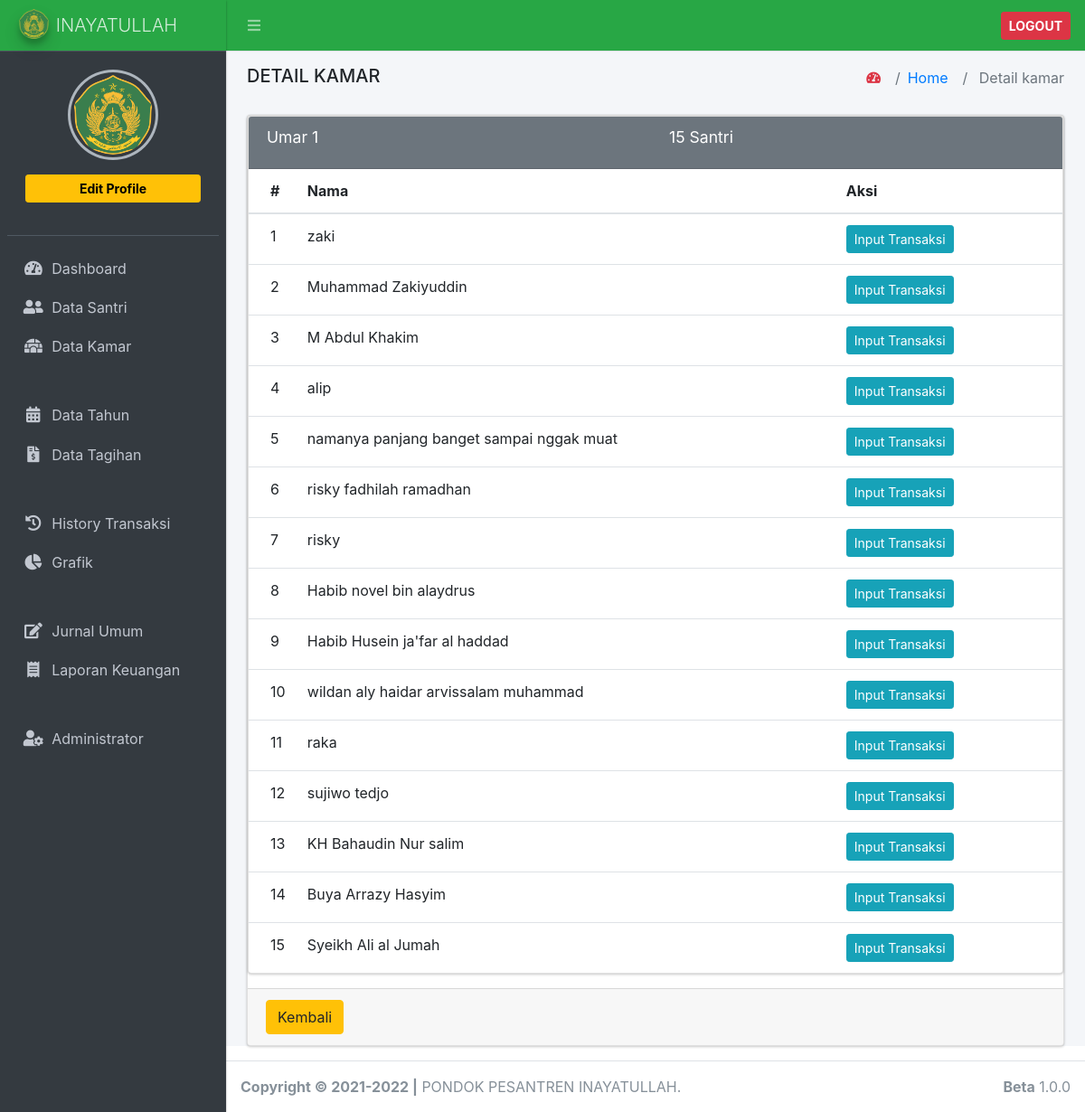
The app's page /data_kamar/detail/1, older data.
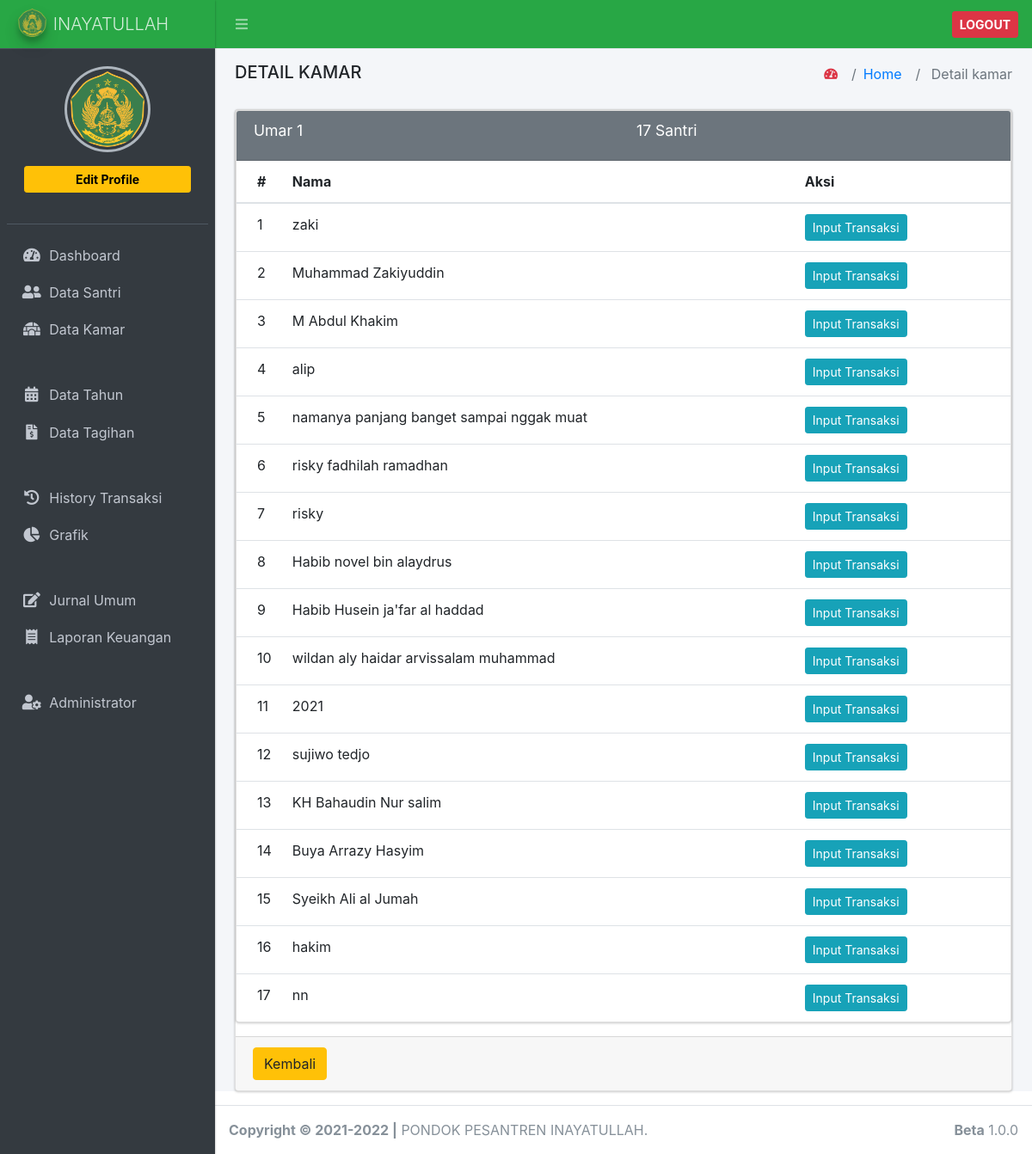
The same page, newer data.
### tables this page shows
CREATE TABLE `tb_data_santri` (
  `id` int(11) NOT NULL,
  `nama` varchar(200) NOT NULL,
  `nis` varchar(20) NOT NULL,
  `tgl_lahir` date DEFAULT NULL,
  `alamat` varchar(200) NOT NULL,
  `jenis_kelamin` enum('L','P') NOT NULL,
  `id_kamar` int(11) NOT NULL,
  `id_kelas` int(11) NOT NULL,
  `no_hp` varchar(20) NOT NULL,
  `password` varchar(20) NOT NULL,
  `tgl_masuk` date DEFAULT NULL,
  `status` enum('1','2','3','4') NOT NULL DEFAULT '1',
  `foto` varchar(200) NOT NULL
);

### application/controllers/Data_kamar.php (called while the page is built, shortened)
<?php
class Data_kamar extends CI_Controller
{
	public function __construct()
	{
		$this->load->model('m_data_kamar');
		$this->load->library('form_validation');
	}
	public function detail($id)
	{
		$data = [
			'title' => 'Detail kamar ',
			'isi' => 'data_kamar/detail',
			'data' => $this->m_data_kamar->get_data_by_id($id),
			'jumlah_anggota' => $this->m_data_kamar->get_jumlah_anggota_by_id($id),
			'nama_anggota' => $this->m_data_kamar->get_nama_anggota_by_id($id),
		];
		return $this->load->view('master/index', $data);
	}
}

### index.php (called while the page is built, shortened)
<?php
require_once BASEPATH.'core/CodeIgniter.php';

### application/models/m_data_kamar.php (called while the page is built, shortened)
<?php
class m_data_kamar extends CI_Model
{
	public function get_data_by_id($id)
	{
		return $this->db->get_where('tb_kamar', ['id_kamar' => $id])->row();
	}
	public function get_jumlah_anggota_by_id($id)
	{
		return $this->db->get_where('tb_data_santri', ['id_kamar' => $id])->num_rows();
	}
	public function get_nama_anggota_by_id($id)
	{
		$this->db->select('*');
		return $this->db->get_where('tb_data_santri', ['id_kamar' => $id])->result();
	}
}

### application/views/data_kamar/detail.php (the view)
<div class="card card-secondary">
        <div class="row">
            <div class="col-lg-12">
                <div class="card">
              <div class="card-header">
                <div class="row">
                  <div class="col-md-6">
                    <h3 class="card-title"><?= $data->nama_kamar ?></h3>
                  </div>
                  <div class="col-md-6">
                    <h3 class="card-title"><?= $jumlah_anggota ?> Santri</h3>
                  </div>
                </div>
              </div>
              <div class="card-body p-0">
                <table class="table table-condensed">
                  <thead>
                    <tr>
                      <th style="width: 10px">#</th>
                      <th>Nama</th>
                      <th>Aksi</th>
                    </tr>
                  </thead>
                  <tbody>
                  <?php
                    $no = 1;
                    foreach
                    ($nama_anggota as $key => $na) { ?>
                        <tr>
                            <td><?= $no++?></td>
                            <td><?= $na->nama?></td>
                            <td >
                              <a type="button" class="btn btn-sm btn-info" data-toggle="tooltip" data-placement="top" title="Input Transaksi" href="<?= base_url('input_transaksi/view/') ?><?= $na->id ?>">Input Transaksi</a>
                            </td>
                        </tr>
                    <?php } ?>
                  </tbody>
                </table>
              </div>
            </div>
            <div class="card-footer">
                <a type="button" class="btn btn-warning" href="<?= base_url('data_kamar') ?>">Kembali</a>
            </div>
            </div>
    </div>
</div>

Row changes from the older to the newer data that the page shows:
changed tb_data_santri (number 11 of 17 on the later page): nama "raka" → "2021"
added tb_data_santri: nama "hakim"
added tb_data_santri: nama "nn"
Text that changed along with them:
$jumlah_anggota: "15" → "17"
